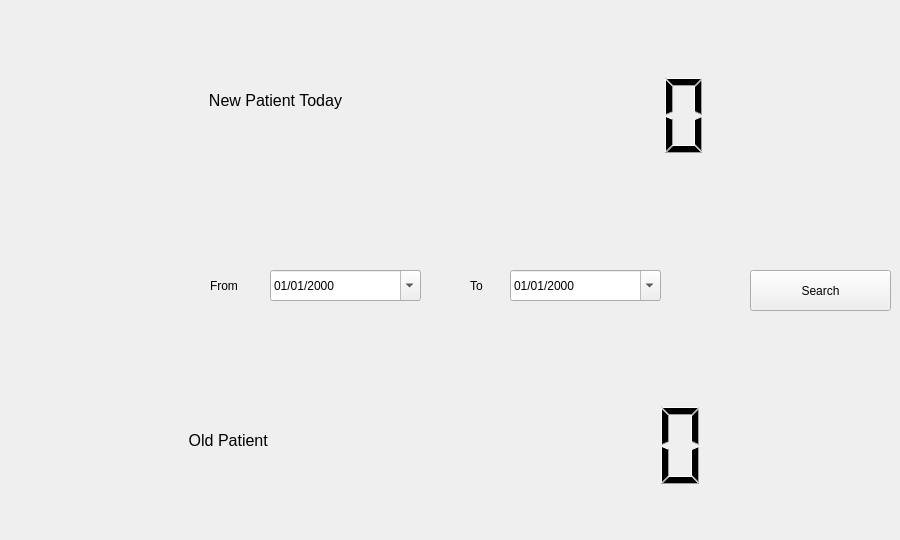
    <widget class="QWidget" name="tab_11">
     <attribute name="title">
      <string>Statics</string>
     </attribute>
     <widget class="QLCDNumber" name="lcdNumber_4">
      <property name="geometry">
       <rect>
        <x>470</x>
        <y>360</y>
        <width>241</width>
        <height>171</height>
       </rect>
      </property>
      <property name="frameShape">
       <enum>QFrame::NoFrame</enum>
      </property>
     </widget>
     <widget class="QLabel" name="label_29">
      <property name="geometry">
       <rect>
        <x>170</x>
        <y>80</y>
        <width>211</width>
        <height>41</height>
       </rect>
      </property>
      <property name="font">
       <font>
        <pointsize>12</pointsize>
       </font>
      </property>
      <property name="text">
       <string>New Patient Today</string>
      </property>
      <property name="alignment">
       <set>Qt::AlignCenter</set>
      </property>
     </widget>
     <widget class="QLabel" name="label_30">
      <property name="geometry">
       <rect>
        <x>120</x>
        <y>420</y>
        <width>221</width>
        <height>41</height>
       </rect>
      </property>
      <property name="font">
       <font>
        <pointsize>12</pointsize>
       </font>
      </property>
      <property name="text">
       <string>Old Patient </string>
      </property>
      <property name="alignment">
       <set>Qt::AlignCenter</set>
      </property>
     </widget>
     <widget class="QLCDNumber" name="lcdNumber_3">
      <property name="geometry">
       <rect>
        <x>480</x>
        <y>30</y>
        <width>231</width>
        <height>171</height>
       </rect>
      </property>
      <property name="frameShape">
       <enum>QFrame::NoFrame</enum>
      </property>
     </widget>
     <widget class="QLabel" name="label_42">
      <property name="geometry">
       <rect>
        <x>470</x>
        <y>270</y>
        <width>51</width>
        <height>31</height>
       </rect>
      </property>
      <property name="text">
       <string>To</string>
      </property>
     </widget>
     <widget class="QPushButton" name="pushButton_27">
      <property name="geometry">
       <rect>
        <x>750</x>
        <y>270</y>
        <width>141</width>
        <height>41</height>
       </rect>
      </property>
      <property name="text">
       <string>Search</string>
      </property>
      <property name="shortcut">
       <string>F10</string>
      </property>
     </widget>
     <widget class="QDateEdit" name="dateEdit_9">
      <property name="geometry">
       <rect>
        <x>270</x>
        <y>270</y>
        <width>151</width>
        <height>31</height>
       </rect>
      </property>
      <property name="displayFormat">
       <string>dd/MM/yyyy</string>
      </property>
      <property name="calendarPopup">
       <bool>true</bool>
      </property>
     </widget>
     <widget class="QDateEdit" name="dateEdit_10">
      <property name="geometry">
       <rect>
        <x>510</x>
        <y>270</y>
        <width>151</width>
        <height>31</height>
       </rect>
      </property>
      <property name="displayFormat">
       <string>dd/MM/yyyy</string>
      </property>
      <property name="calendarPopup">
       <bool>true</bool>
      </property>
     </widget>
     <widget class="QLabel" name="label_43">
      <property name="geometry">
       <rect>
        <x>210</x>
        <y>270</y>
        <width>51</width>
        <height>31</height>
       </rect>
      </property>
      <property name="text">
       <string>From</string>
      </property>
     </widget>
    </widget>
